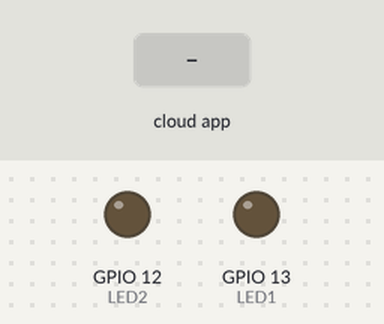
This sketch was run on a simulated ESP8266 (NodeMCU). Shown: output pins drawn as LEDs (lit = HIGH). Inputs (shaded band) come from the test bench.

Above: at 1.2 s.
1.3 s: the phone or cloud app sets led1 to 1
At 2.5 s:
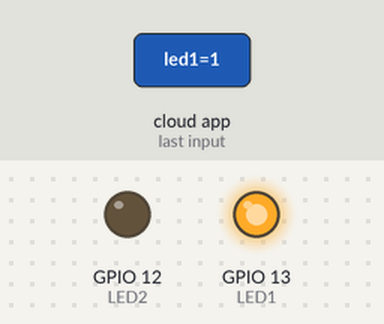
2.8 s: the phone or cloud app sets led2 to 1
At 3.9 s:
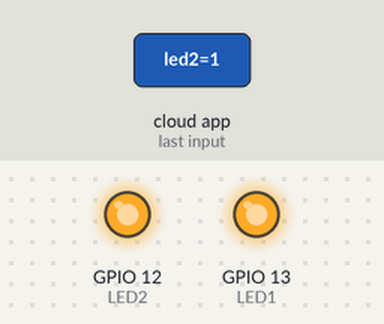
4.3 s: the phone or cloud app sets led1 to 0
At 5.0 s:
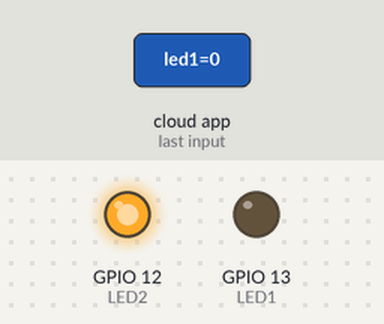
5.8 s: the phone or cloud app sets led2 to 0
At 6.2 s:
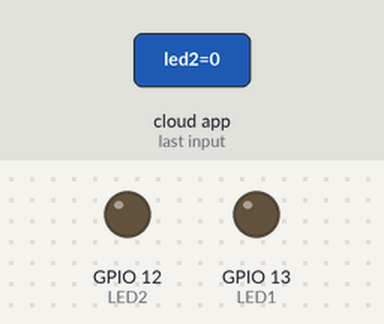
Timing chart, 0 to 8.3 s (numbered marks = the images above; inputs shaded):
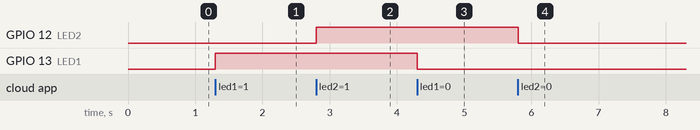

Measured:
- after the input at 1.3 s, GPIO 13 (LED1): LOW → HIGH at once
- after the input at 2.8 s, GPIO 12 (LED2): LOW → HIGH at once
- after the input at 4.3 s, GPIO 13 (LED1): HIGH → LOW at once
- after the input at 5.8 s, GPIO 12 (LED2): HIGH → LOW at once

The sketch:

ESP8266_thinger_2leds.ino
```cpp
#include <ThingerESP8266.h>
#include <ESP8266WiFi.h>

#define USERNAME "thingerUsername"
#define DEVICE_ID "esp8266"
#define DEVICE_CREDENTIAL "thingerCredentials"

#define SSID "yourNetwork"
#define SSID_PASSWORD "yourPassword"

ThingerESP8266 thing(USERNAME, DEVICE_ID, DEVICE_CREDENTIAL);

// digital pin, pin that goes to your LED
#define LED1 13
#define LED2 12

void setup() {
  Serial.begin(115200);
  pinMode(LED1, OUTPUT);
  pinMode(LED2, OUTPUT);

  thing.add_wifi(SSID, SSID_PASSWORD);

  /// Resource for changing LED status from THINGER.IO
  thing["led1"] << [](pson & in) {

      digitalWrite(LED1, in ? HIGH : LOW);

  };

  thing["led2"] << [](pson & in) {

      digitalWrite(LED2, in ? HIGH : LOW);

  };

}

void loop() {
  thing.handle();

}
```
